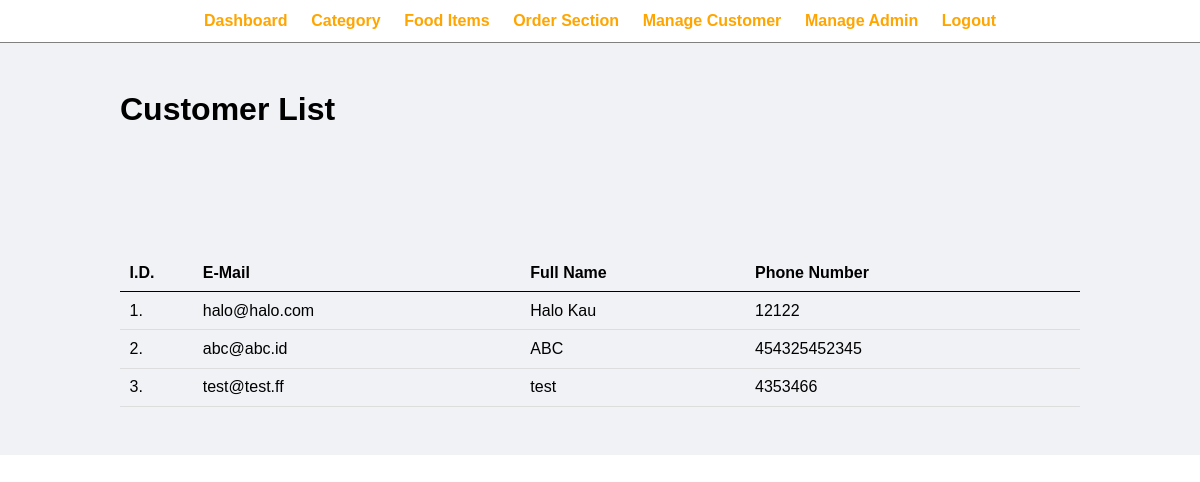
Screenshot of /admin/manage-customer.php (signed in) with the database file from the repository.
### tables this page shows
CREATE TABLE `tbl_customer` (
  `id` int(10) NOT NULL,
  `email` varchar(255) NOT NULL,
  `full_name` varchar(100) NOT NULL,
  `password` varchar(255) NOT NULL,
  `phone_number` double NOT NULL
);

### admin/manage-customer.php (the view, shortened to what this page needs)
<?php include('core/menu.php'); ?>
        <div class="main-content">
            <div class="wrapper">
                <h1>Customer List</h1>
                <br />
                <br><br><br>
                <br /><br /><br />
                <table class="tbl-full">
                    <tr>
                        <th>I.D.</th>
                        <th>E-Mail</th>
                        <th>Full Name</th>
                        <th>Phone Number</th>
                    </tr>
                    <?php
                        $sql = "SELECT * FROM tbl_customer";
                        $res = mysqli_query($conn, $sql);
                        if($res==TRUE)
                        {
                            $count = mysqli_num_rows($res);
                            $sn=1;
                            if($count>0)
                            {
                                while($rows=mysqli_fetch_assoc($res))
                                {
                                    $email=$rows['email'];
                                    $full_name=$rows['full_name'];
                                    $phone=$rows['phone_number'];
                                    ?>
                                    <tr>
                                        <td><?php echo $sn++; ?>. </td>
                                        <td><?php echo $email; ?></td>
                                        <td><?php echo $full_name; ?></td>
                                        <td><?php echo $phone; ?></td>
                                    </tr>
                                    <?php
                                }
                            }
                            else
                            {
                            }
                        }
                    ?>
                </table>
            </div>
        </div>

### css/admin.css (style rules this page uses)
* { margin: 0; padding: 0; font-family: Arial, Helvetica, sans-serif; }
.wrapper { padding: 1%; width: 80%; margin: 0 auto; }
.tbl-full { width: 100%; }
table { border-collapse: collapse; width: 100%; }
th, td { padding: 8px; text-align: left; border-bottom: 1px solid #ddd; }
table tr th { border-bottom: 1px solid black; padding: 1%; text-align: left; }
table tr td { padding: 1%; }
.main-content { background-color: #f1f2f6; padding: 3% 0; }

### rows the page displays
tbl_customer: email "halo@halo.com", full_name "Halo Kau", phone_number "12122"
tbl_customer: email "abc@abc.id", full_name "ABC", phone_number "454325452345"
tbl_customer: email "test@test.ff", full_name "test", phone_number "4353466"
